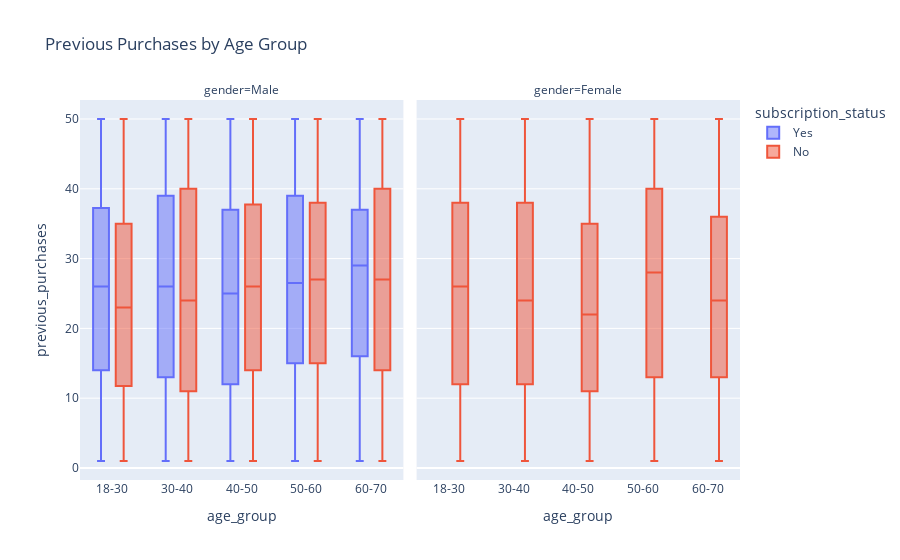

The code cell stored with this chart in its notebook:
### Code cell
# Creating age groups
customer_df['age_group'] = pd.cut(customer_df['age'], 
                                  bins=[18, 30, 40, 50, 60, 70], 
                                  labels=['18-30', '30-40', '40-50', '50-60', '60-70'],
                                  right=True, include_lowest=True) 

# Check the head of the dataframe to ensure the new column is created
#customer_df.head()

# Define the correct order for the age groups
age_group_order = ['18-30', '30-40', '40-50', '50-60', '60-70']

# Box plot of previous purchases by category, colored by subscription status, faceted by age group
fig = px.box(customer_df, 
             x='age_group', 
             y='previous_purchases', 
             color='subscription_status',
             facet_col='gender',
             #facet_row='promo_code',
             category_orders={'age_group': age_group_order},  
             title='Previous Purchases by Age Group')

#fig.update_layout(
   #width=8000,  # Set custom width
    #height=500   # Set custom height
#)
# Show the plot
fig.show()

### Figure 1 — Plotly figure (JSON) as saved in the notebook; plotly's stock layout.template omitted (floating-point values rounded to 4 significant figures; data arrays with more than 128 entries replaced by an {"elided": "..."} marker saying what was removed)
{"data": [{"alignmentgroup": "True", "hovertemplate": "subscription_status=Yes<br>gender=Male<br>age_group=%{x}<br>previous_purchases=%{y}<extra></extra>", "legendgroup": "Yes", "marker": {"color": "#636efa"}, "name": "Yes", "notched": false, "offsetgroup": "Yes", "orientation": "v", "showlegend": true, "type": "box", "x": {"elided": "1053 str values"}, "x0": " ", "xaxis": "x", "y": {"elided": "1053 int values"}, "y0": " ", "yaxis": "y"}, {"alignmentgroup": "True", "hovertemplate": "subscription_status=No<br>gender=Male<br>age_group=%{x}<br>previous_purchases=%{y}<extra></extra>", "legendgroup": "No", "marker": {"color": "#EF553B"}, "name": "No", "notched": false, "offsetgroup": "No", "orientation": "v", "showlegend": true, "type": "box", "x": {"elided": "1599 str values"}, "x0": " ", "xaxis": "x", "y": {"elided": "1599 int values"}, "y0": " ", "yaxis": "y"}, {"alignmentgroup": "True", "hovertemplate": "subscription_status=No<br>gender=Female<br>age_group=%{x}<br>previous_purchases=%{y}<extra></extra>", "legendgroup": "No", "marker": {"color": "#EF553B"}, "name": "No", "notched": false, "offsetgroup": "No", "orientation": "v", "showlegend": false, "type": "box", "x": {"elided": "1248 str values"}, "x0": " ", "xaxis": "x2", "y": {"elided": "1248 int values"}, "y0": " ", "yaxis": "y2"}], "layout": {"annotations": [{"font": {}, "showarrow": false, "text": "gender=Male", "x": 0.245, "xanchor": "center", "xref": "paper", "y": 1, "yanchor": "bottom", "yref": "paper"}, {"font": {}, "showarrow": false, "text": "gender=Female", "x": 0.755, "xanchor": "center", "xref": "paper", "y": 1, "yanchor": "bottom", "yref": "paper"}], "autosize": true, "boxmode": "group", "legend": {"title": {"text": "subscription_status"}, "tracegroupgap": 0}, "title": {"text": "Previous Purchases by Age Group"}, "xaxis": {"anchor": "y", "autorange": true, "categoryarray": ["18-30", "30-40", "40-50", "50-60", "60-70"], "categoryorder": "array", "domain": [0, 0.49], "range": [-0.5, 4.5], "title": {"text": "age_group"}, "type": "category"}, "xaxis2": {"anchor": "y2", "autorange": true, "categoryarray": ["18-30", "30-40", "40-50", "50-60", "60-70"], "categoryorder": "array", "domain": [0.51, 1], "matches": "x", "range": [-0.5, 4.5], "title": {"text": "age_group"}, "type": "category"}, "yaxis": {"anchor": "x", "autorange": true, "domain": [0, 1], "range": [-1.722, 52.72], "title": {"text": "previous_purchases"}, "type": "linear"}, "yaxis2": {"anchor": "x2", "autorange": true, "domain": [0, 1], "matches": "y", "range": [-1.722, 52.72], "showticklabels": false, "type": "linear"}}}
